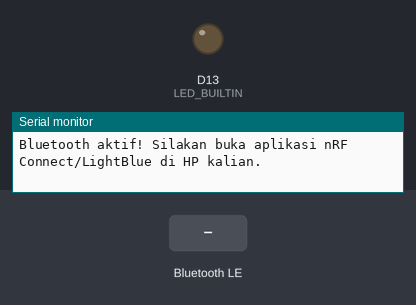
A sketch run on a simulated Arduino Uno R4 WiFi. On the bench: output pins drawn as LEDs (lit = HIGH), the last lines printed to the serial monitor. The test bench sets the inputs (shaded band). Nothing arrives over Bluetooth unless stated; a phone connects over Bluetooth LE 3 s after start.

Above: at 0.1 s.
At 3.8 s:
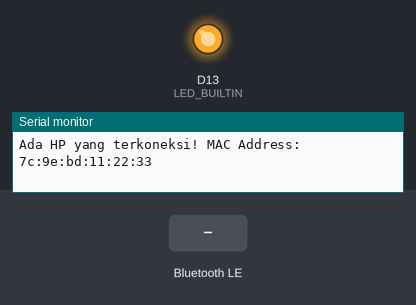
3.9 s: Bluetooth LE write "1" received
5.4 s: Bluetooth LE write "0" received
6.9 s: Bluetooth LE write "2" received
Timing chart, 0 to 9.9 s (numbered marks = the images above; inputs shaded):
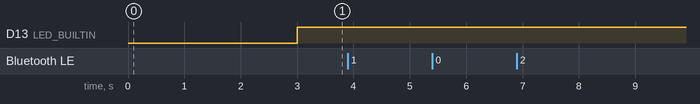

The sketch:

arduino-r4-wifible-show-danger.ino
```cpp
#include <ArduinoBLE.h>

// 1. BUAT KOTAK SURAT (Service & Characteristic)
// Kita buat Kategori Menu (Service) dengan UUID kustom sederhana
BLEService customService("FFF0");

// Kita buat Wadah Data (Characteristic) yang bisa dibaca (Read) dan ditulis (Write) oleh HP
// Tipe datanya Byte (bisa menerima angka atau karakter huruf)
BLEByteCharacteristic rxCharacteristic("FFF1", BLERead | BLEWrite);

void setup() {
  Serial.begin(115200);
  while (!Serial); // Tunggu Serial Monitor terbuka

  // Set LED bawaan sebagai output
  pinMode(LED_BUILTIN, OUTPUT);

  // Nyalakan Modul BLE di dalam R4
  if (!BLE.begin()) {
    Serial.println("Gagal menyalakan modul BLE!");
    while (1);
  }

  // Pasang Nama Bluetooth kita (Local Name)
  BLE.setLocalName("R4_Dandi");

  // 2. DAFTARKAN STRUKTUR BLE KE SISTEM
  BLE.setAdvertisedService(customService); // Pasang Service di brosur pancaran sinyal
  customService.addCharacteristic(rxCharacteristic); // Masukkan wadah data ke dalam Service
  BLE.addService(customService); // Aktifkan Service di board R4

  // Beri nilai awal pada wadah data
  rxCharacteristic.writeValue(0);

  // Mulai menyebar sinyal agar terlihat oleh HP (Advertising)
  BLE.advertise();

  Serial.println("Bluetooth aktif! Silakan buka aplikasi nRF Connect/LightBlue di HP kalian.");
}

void loop() {
  // Biarkan R4 menunggu ada HP yang masuk (Central)
  BLEDevice central = BLE.central();

  // Jika ada pelanggan (HP) yang terkoneksi
  if (central) {
    Serial.print("Ada HP yang terkoneksi! MAC Address: ");
    Serial.println(central.address());

    // Nyalakan LED bawaan sebagai tanda HP sudah tersambung
    digitalWrite(LED_BUILTIN, HIGH);

    // Selama HP masih terkoneksi, program akan berputar di dalam fungsi while ini
    while (central.connected()) {

      // LOGIKA BARU: Periksa apakah HP telah menulis/mengirimkan data ke wadah 'rxCharacteristic'
      if (rxCharacteristic.written()) {

        // Ambil data byte yang dikirim oleh HP
        byte dataMasuk = rxCharacteristic.value();

        Serial.print("Data mentah diterima (Hex/Byte): ");
        Serial.println(dataMasuk);

        // KONDISI 1: Jika HP mengirim angka 1 (atau karakter yang sesuai)
        if (dataMasuk == 1 || dataMasuk == '1') {
          Serial.println("-> LOGIK: HP mengirim perintah NYALA.");
          Serial.println("-> STATUS: Menampilkan teks sukses di Serial Monitor!\n");

          // Anda juga bisa menambahkan aksi fisik di sini, misal:
          // digitalWrite(pinLED, HIGH);
        }
        // KONDISI 2: Jika HP mengirim angka 0
        else if (dataMasuk == 0 || dataMasuk == '0') {
          Serial.println("-> LOGIK: HP mengirim perintah MATI.");
          Serial.println("-> STATUS: Menampilkan teks matikan sistem!\n");

          // digitalWrite(pinLED, LOW);
        }
        // KONDISI LAIN: Jika mengirim karakter teks bebas (misal huruf A, B, C)
        else {
          Serial.print("-> LOGIK: HP mengirim karakter teks: ");
          Serial.println((char)dataMasuk); // Mengubah byte menjadi karakter huruf asli
          Serial.println();
        }
      }

    } // Akhir dari hubungan connected

    // Jika HP terputus (disconnect)
    Serial.println("HP terputus.");
    digitalWrite(LED_BUILTIN, LOW); // Matikan LED penanda koneksi
  }
}
```
